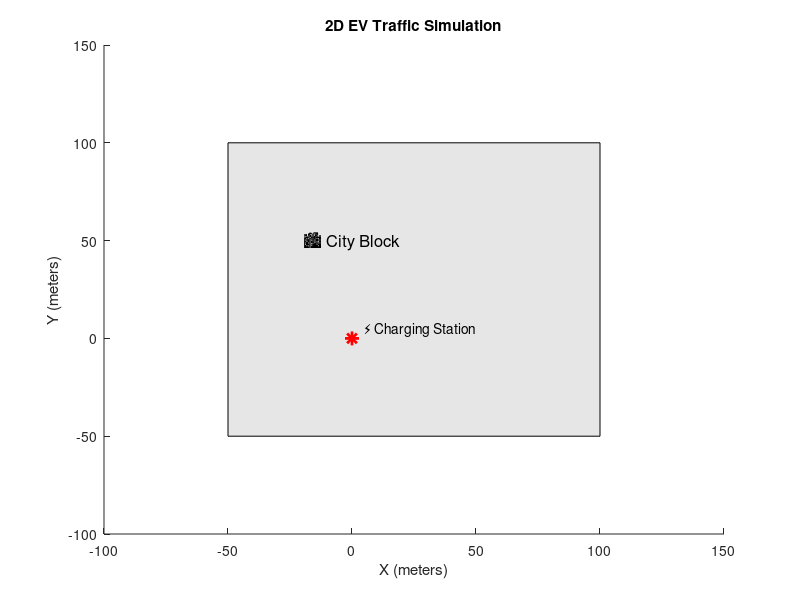

This figure's MATLAB source: (Note: this script raises an error after producing the figure.)
% --- Simulation Parameters ---
numVehicles = 5; % Number of EVs
trackPoints = [0 0; 50 0; 100 50; 50 100; 0 50; -50 50]; % Closed track (city block outline)
totalTime = 60; % Total simulation time in seconds
dt = 0.1; % Time step in seconds
numSteps = totalTime / dt; % Total simulation steps
chargeRate = 2; % Charge rate (% per second)
SOC = 50 * ones(1, numVehicles); % Initial SOC for all vehicles
lowChargeThreshold = 20; % Threshold to trigger "charging"

% --- Track Preparation ---
track = repmat(trackPoints, 1, 1); % Duplicate track for repeated movement
trackX = track(:,1); % X-coordinates of track
trackY = track(:,2); % Y-coordinates of track

% --- Initialize Vehicles ---
vehiclePositions = zeros(numVehicles, 2); % [x, y] positions
vehicleIndices = ones(1, numVehicles); % Track point index for each vehicle
vehicleSprites = ["🚗", "🚙", "🚕", "🚘", "🚓"]; % Car emojis for each vehicle

% --- Set Up Figure ---
figure;
hold on;
axis([-100 150 -100 150]);
set(gca, 'Color', [0.8, 0.9, 1]); % Light blue background for city block
title('2D EV Traffic Simulation');
xlabel('X (meters)');
ylabel('Y (meters)');

% Draw the city block and charging station
cityBlock = fill([-50 100 100 -50], [-50 -50 100 100], [0.9, 0.9, 0.9], 'EdgeColor', 'k'); % Gray block
text(0, 50, '🏙️ City Block', 'HorizontalAlignment', 'center', 'FontSize', 12);

chargingStation = plot(0, 0, 'r*', 'MarkerSize', 10, 'LineWidth', 2); % Charging station at the center
text(5, 5, '⚡ Charging Station', 'FontSize', 10);

% Initialize vehicle sprites
vehiclePlots = gobjects(1, numVehicles);
for i = 1:numVehicles
    vehiclePlots(i) = text(trackX(1), trackY(1), vehicleSprites(i), 'FontSize', 14, 'HorizontalAlignment', 'center');
end

% --- Simulation Loop ---
for t = 1:numSteps
    % Update vehicle positions and check SOC
    for v = 1:numVehicles
        % Move vehicles along the track
        vehicleIndices(v) = mod(vehicleIndices(v), size(track, 1)) + 1; % Loop around track
        vehiclePositions(v, :) = [trackX(vehicleIndices(v)), trackY(vehicleIndices(v))];

        % Update SOC (simulate charging at station)
        if norm(vehiclePositions(v, :) - [0, 0]) < 10 % Near charging station
            SOC(v) = min(SOC(v) + chargeRate * dt, 100); % Recharge
        else
            SOC(v) = max(SOC(v) - 0.1 * dt, 0); % Discharge
        end

        % Update vehicle sprite
        if SOC(v) < lowChargeThreshold
            vehicleSprites(v) = "⚠️"; % Low charge warning
        else
            vehicleSprites(v) = "🚗"; % Normal sprite
        end

        % Update position on the plot
        set(vehiclePlots(v), 'Position', [vehiclePositions(v, 1), vehiclePositions(v, 2)]);
        set(vehiclePlots(v), 'String', vehicleSprites(v));
    end

    % Display SOC for each vehicle
    disp(['Time: ', num2str(t * dt, '%.1f'), ' s']);
    for v = 1:numVehicles
        disp(['Vehicle ', num2str(v), ' SOC: ', num2str(SOC(v), '%.1f'), '%']);
    end

    % Pause to visualize simulation
    pause(dt);
end
